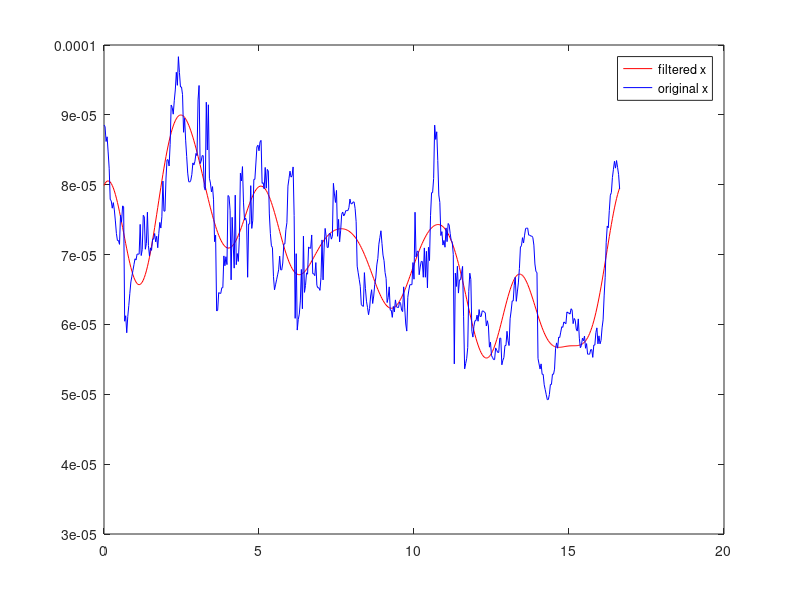

Write the MATLAB code that produced this figure.
clear all
close all
% sampling frequency is 20kHz
fs = 30;

load Volume_hisotry_mat.mat

tf = 20;
% the sampling duration is 1s
t = (0:1:500-1) * (1/fs);
% the signal to filter
x = Volume_history;

% obtain FFT
% N = length(t);
N = 500;
X = fft(x)/N; 


% compare the plots. Later you will learn that discrete-time fourier 
% transform is periodic in the frequency domain (here the period is fs = 20
% kHz)

% define filter mask
L = 10; % take the most significant components
mask = [1,ones(1,L),zeros(1,500-1-2*L),ones(1,L)];
filtered_X = X.*mask;

orig_X = ifft(X*N);
filtered_x = ifft(filtered_X*N);
% figure;
% plot(t, filtered_x, t, x+0.5, t, x1+x2+1)
% legend('filtered','original','expected')

figure;
plot(t,filtered_x,'r-',t,orig_X,'b-')
legend('filtered x','original x')